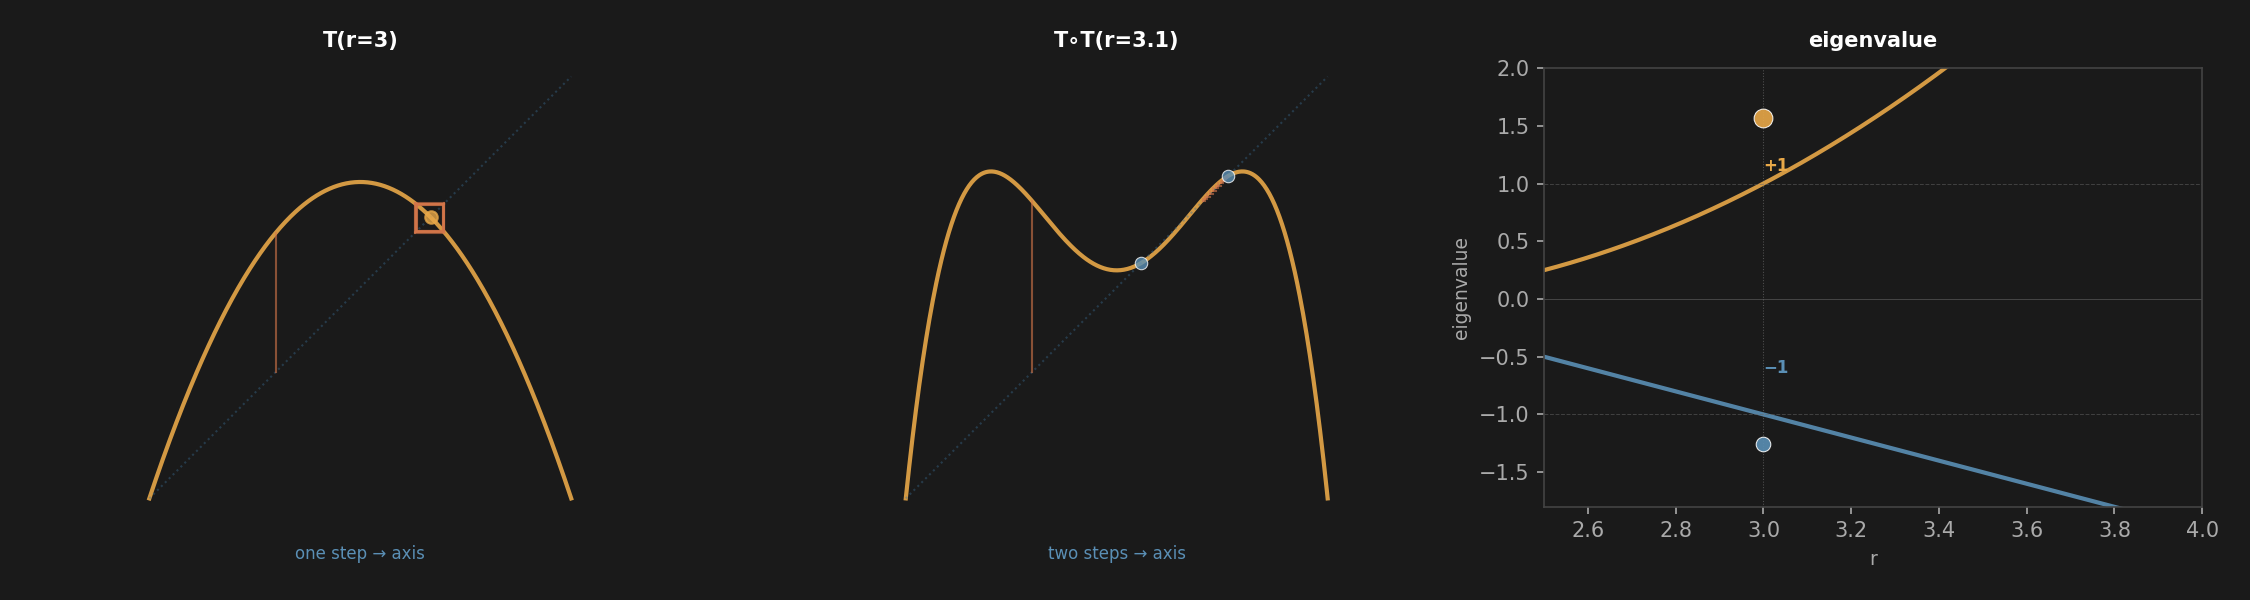

Source code (Python):
#!/usr/bin/env python3
"""r=3 self-measurement with and without delay."""
import numpy as np
import matplotlib
matplotlib.use('Agg')
import matplotlib.pyplot as plt

def logistic_map(x, r):
    return r * x * (1 - x)

def logistic_map_2(x, r):
    return logistic_map(logistic_map(x, r), r)

def cobweb(x0, T_func, n, style='v'):
    """Return (vlines, hlines) for cobweb."""
    xs, ys = [x0], []
    for i in range(n):
        y = T_func(xs[-1])
        ys.append(y)
        xs.append(y)
    vlines = [(xs[i], ys[i]) for i in range(len(xs)-1)]
    hlines = [(ys[i], ys[i+1]) for i in range(len(ys)-1)]
    return vlines, hlines

fig, axes = plt.subplots(1, 3, figsize=(15, 4), dpi=150)
fig.patch.set_facecolor('#1a1a1a')
for ax in axes:
    ax.set_facecolor('#1a1a1a')

# Colors
amber = '#e8a848'
amber_dark = '#c4843a'
blue = '#5a8fb5'
blue_dim = '#3a6f95'
red = '#d4764a'

x = np.linspace(0, 1, 500)

# Panel 1: T at r=3
ax = axes[0]
T = lambda x: logistic_map(x, 3.0)
ax.plot(x, T(x), color=amber, linewidth=2, alpha=0.9)
ax.plot(x, x, color=blue_dim, linewidth=1, linestyle=':', alpha=0.4)

vlines, hlines = cobweb(0.3, T, 15)
for v in vlines:
    ax.plot([v[0], v[0]], [v[1], v[0]], color=red, linewidth=1.0, alpha=0.6)
for h in hlines:
    ax.plot([h[0], h[1]], [h[0], h[0]], color=red, linewidth=1.0, alpha=0.6)

# Mark convergence point
xp = (3 + 1) / (2 * 3)
ax.plot(xp, xp, 'o', color=amber, markersize=6, alpha=0.8)

ax.set_xlim(-0.02, 1.02)
ax.set_ylim(-0.02, 1.02)
ax.set_aspect('equal')
ax.set_xticks([])
ax.set_yticks([])
ax.spines['top'].set_visible(False)
ax.spines['right'].set_visible(False)
ax.spines['bottom'].set_visible(False)
ax.spines['left'].set_visible(False)
ax.set_title('T(r=3)', color='white', fontsize=10, fontweight='bold', pad=10)
# Label: "one step"
ax.text(0.5, -0.12, 'one step → axis', color=blue, fontsize=8, ha='center', transform=ax.transAxes)

# Panel 2: T∘T at r=3.1
ax = axes[1]
T2 = lambda x: logistic_map_2(x, 3.1)
ax.plot(x, T2(x), color=amber, linewidth=2, alpha=0.9)
ax.plot(x, x, color=blue_dim, linewidth=1, linestyle=':', alpha=0.4)

vlines, hlines = cobweb(0.3, T2, 15)
for v in vlines:
    ax.plot([v[0], v[0]], [v[1], v[0]], color=red, linewidth=1.0, alpha=0.6)
for h in hlines:
    ax.plot([h[0], h[1]], [h[0], h[0]], color=red, linewidth=1.0, alpha=0.6)

# Mark period-2 orbit
disc = (3.1 - 3) * (3.1 + 1)
p1 = (3.1 + 1 + np.sqrt(disc)) / (2 * 3.1)
p2 = (3.1 + 1 - np.sqrt(disc)) / (2 * 3.1)
ax.plot(p1, p1, 'o', color=blue, markersize=6, alpha=0.8, markeredgecolor='white', markeredgewidth=0.5)
ax.plot(p2, p2, 'o', color=blue, markersize=6, alpha=0.8, markeredgecolor='white', markeredgewidth=0.5)

ax.set_xlim(-0.02, 1.02)
ax.set_ylim(-0.02, 1.02)
ax.set_aspect('equal')
ax.set_xticks([])
ax.set_yticks([])
ax.spines['top'].set_visible(False)
ax.spines['right'].set_visible(False)
ax.spines['bottom'].set_visible(False)
ax.spines['left'].set_visible(False)
ax.set_title('T∘T(r=3.1)', color='white', fontsize=10, fontweight='bold', pad=10)
ax.text(0.5, -0.12, 'two steps → axis', color=blue, fontsize=8, ha='center', transform=ax.transAxes)

# Panel 3: eigenvalues
ax = axes[2]
r_vals = np.linspace(2.5, 4.0, 400)
lam_T = 2 - r_vals
lam_T2 = lam_T ** 2

ax.plot(r_vals, lam_T, color=blue, linewidth=2, alpha=0.9)
ax.plot(r_vals, lam_T2, color=amber, linewidth=2, alpha=0.9)

ax.axhline(y=-1, color='#666', linewidth=0.5, linestyle='--', alpha=0.5)
ax.axhline(y=0, color='#444', linewidth=0.5)
ax.axhline(y=1, color='#666', linewidth=0.5, linestyle='--', alpha=0.5)
ax.axvline(x=3.0, color='#888', linewidth=0.5, linestyle=':', alpha=0.5)

# Mark r=3
ax.plot(3.0, lam_T[200], 'o', color=blue, markersize=7, alpha=0.9, markeredgecolor='white', markeredgewidth=0.5)
ax.plot(3.0, lam_T2[200], 'o', color=amber, markersize=9, alpha=0.9, markeredgecolor='white', markeredgewidth=0.5)

ax.text(3.0, -0.6, '−1', color=blue, fontsize=8, ha='left', va='center', fontweight='bold')
ax.text(3.0, 1.15, '+1', color=amber, fontsize=8, ha='left', va='center', fontweight='bold')

ax.set_xlim(2.5, 4.0)
ax.set_ylim(-1.8, 2.0)
ax.set_xlabel('r', color='#aaa', fontsize=9)
ax.set_ylabel('eigenvalue', color='#aaa', fontsize=9)
ax.set_title('eigenvalue', color='white', fontsize=10, fontweight='bold', pad=10)
ax.tick_params(colors='#aaa')
ax.spines['top'].set_color('#444')
ax.spines['right'].set_color('#444')
ax.spines['bottom'].set_color('#444')
ax.spines['left'].set_color('#444')
ax.grid(False)

plt.tight_layout(pad=1.5)
plt.savefig('/home/sprite/slop-salon-mina/assets/r3-t2-cobweb.png', dpi=150, facecolor='#1a1a1a')
plt.close()
